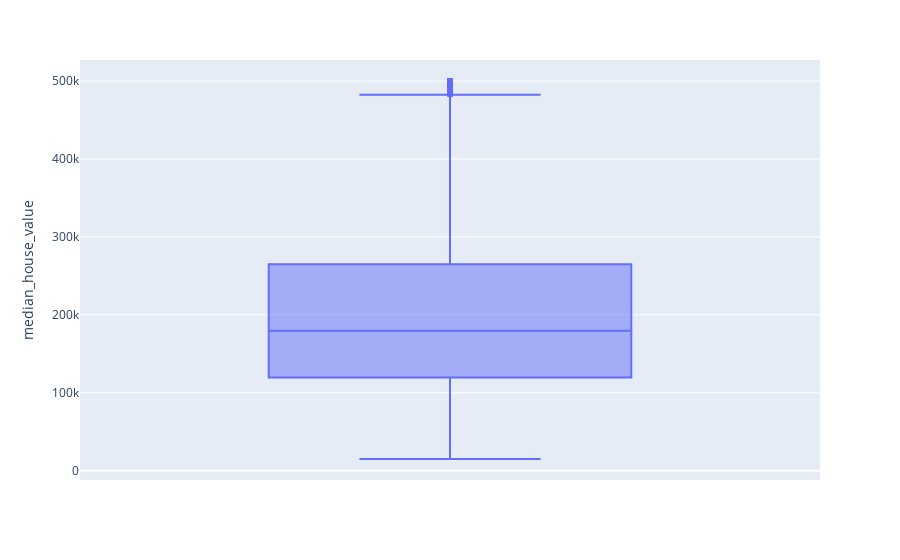

Notebook cell for this chart:
### Markdown cell above
let us find the outliers in Median house value

### Code cell
fig = px.box(df, y="median_house_value")
fig.show()

### Figure 1 — Plotly figure (JSON) as saved in the notebook; plotly's stock layout.template omitted (floating-point values rounded to 4 significant figures; data arrays with more than 128 entries replaced by an {"elided": "..."} marker saying what was removed)
{"data": [{"alignmentgroup": "True", "hovertemplate": "median_house_value=%{y}<extra></extra>", "legendgroup": "", "marker": {"color": "#636efa"}, "name": "", "notched": false, "offsetgroup": "", "orientation": "v", "showlegend": false, "type": "box", "x0": " ", "xaxis": "x", "y": {"elided": "20640 int values"}, "y0": " ", "yaxis": "y"}], "layout": {"boxmode": "group", "legend": {"tracegroupgap": 0}, "margin": {"t": 60}, "xaxis": {"anchor": "y", "domain": [0, 1]}, "yaxis": {"anchor": "x", "domain": [0, 1], "title": {"text": "median_house_value"}}}}
